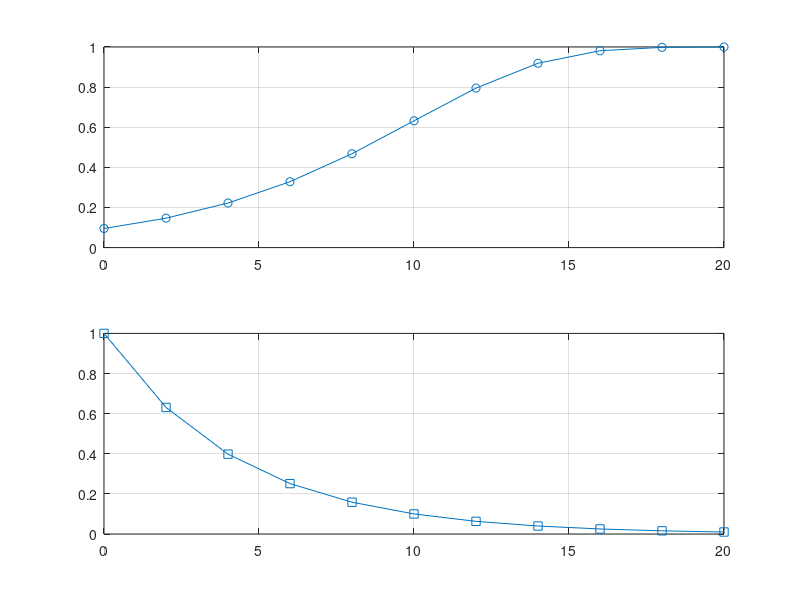

Reproduce this figure in MATLAB.
clc; clear; close all;
SNR_dB=0:2:20; SNR=10.^(SNR_dB/10);
Reliability=1-exp(-SNR/10);
noise_power=1./SNR;
subplot(2,1,1); plot(SNR_dB,Reliability,'-o'); grid on
subplot(2,1,2); plot(SNR_dB,noise_power,'-s'); grid on
